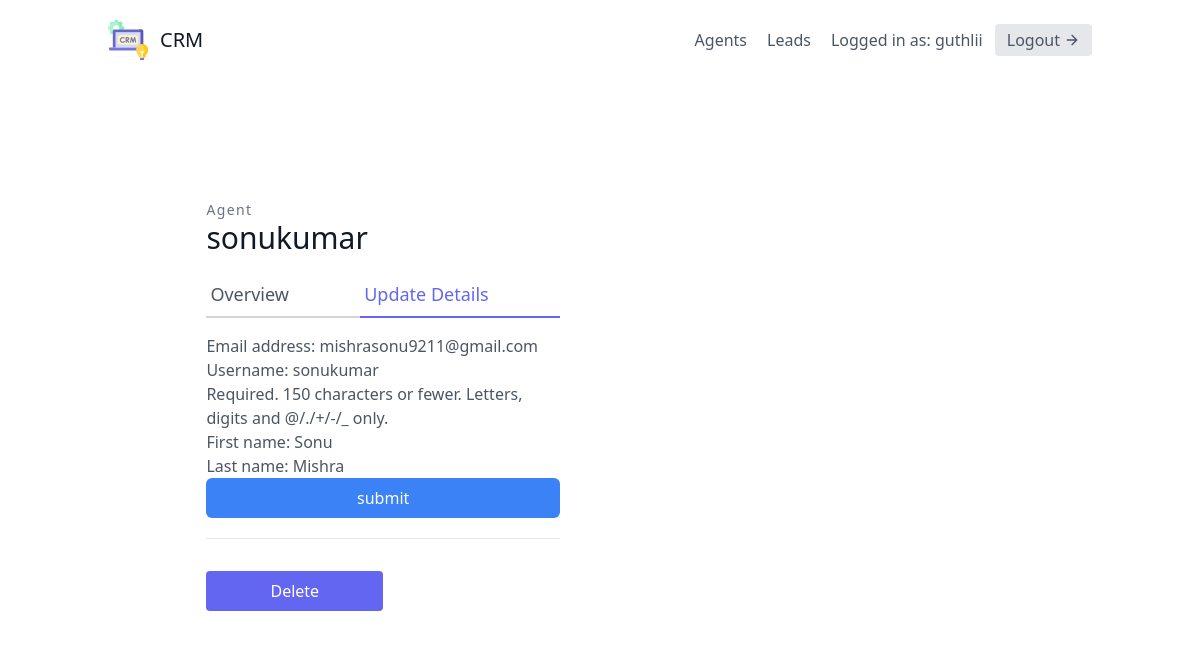
The page /agents/4/update/ (signed in) on the database its author committed.
### leads/models.py (models this page shows, shortened)
class User(AbstractUser):
    is_organisor = models.BooleanField(default=True)
    is_agent = models.BooleanField(default=False)

class Agent(models.Model):
    user = models.OneToOneField(User, on_delete=models.CASCADE)
    organisation = models.ForeignKey(UserProfile, on_delete=models.CASCADE)

### agents/views.py (the view, shortened to what this page needs)
# urls.py: path('<int:pk>/update/',AgentUpdateView.as_view(),name="agent-update"),
class AgentUpdateView(OrganisorAndLoginRequiredMixin, generic.UpdateView):
    template_name = "agents/agent_update.html"
    form_class = AgentModelForm
    def get_queryset(self):
        organisation = self.request.user.userprofile
        return Agent.objects.filter(organisation=organisation)
    def get_form_kwargs(self, **kwargs):
        kwargs = super().get_form_kwargs(**kwargs)
        kwargs['instance'] = kwargs['instance'].user
        return kwargs

### agents/forms.py
class AgentModelForm(forms.ModelForm):
    class Meta:
        model = User
        fields = (
            'email',
            'username',
            'first_name',
            'last_name',
        )

### agents/mixins.py (called while the page is built)
    def dispatch(self, request, *args, **kwargs):
        if not request.user.is_authenticated or not request.user.is_organisor:
            return redirect("leads:landing")
        return super().dispatch(request, *args, **kwargs)

### agents/templates/agents/agent_update.html (shortened to what this page needs)
{% extends "base.html" %}
{% load tailwind_filters %}
{% block content %}
<section class="text-gray-600 body-font overflow-hidden">
    <div class="container px-5 py-24 mx-auto">
        <div class="lg:w-4/5 mx-auto flex flex-wrap">
            <div class="lg:w-1/2 w-full lg:pr-10 lg:py-6 mb-6 lg:mb-0">
                <h2 class="text-sm title-font text-gray-500 tracking-widest">Agent</h2>
                <h1 class="text-gray-900 text-3xl title-font font-medium mb-4">{{agent.user.username}}
                </h1>
                <div class="flex mb-4">
                    <a href="{% url 'agents:agent-detail'  agent.pk %}"
                        class="flex-grow border-b-2 border-gray-300 py-2 text-lg px-1">
                        Overview
                    </a>
                    <a href="{% url 'agents:agent-update' agent.pk %}"
                        class="flex-grow text-indigo-500 border-b-2 border-indigo-500 py-2 text-lg px-1">
                        Update Details
                    </a>
                </div>
                <form action="" method="post">
                    {{ form|crispy }}
                    <button type="submit"
                        class="w-full text-white bg-blue-500 hover:bg-blue-600 px-3 py-2 rounded-md">submit</button>
                </form>
                <div class=" mt-5 py-5 border-t border-gray-200">
                    <button
                    class="w-1/2 mt-3  text-white bg-indigo-500 border-0 py-2 px-6 focus:outline-none hover:bg-indigo-600 rounded"><a
                            href="{% url 'agents:agent-delete' agent.pk %}">Delete</a>
                    </button>
                </div>
            </div>
        </div>
    </div>
</section>
{% endblock content %}

### templates/navbar.html (shortened to what this page needs)
<header class="text-gray-600 body-font">
  <div class="container mx-auto flex flex-wrap p-5 flex-col md:flex-row items-center">
    <a class="flex title-font font-medium items-center text-gray-900 mb-4 md:mb-0">
        <span class="ml-3 text-xl"> CRM</span>
    </a>
    <nav class="md:ml-auto flex flex-wrap items-center text-base justify-center">
      {% if not request.user.is_authenticated %}
      <a href="{% url 'signup' %}" class="mr-5 hover:text-gray-900">signup</a>
      {% else %}
      {% if request.user.is_organisor %}
      <a href="{% url 'agents:agent-list' %}" class="mr-5 hover:text-gray-900">Agents</a>
      {% endif %}
      <a href="{% url 'leads:landing' %}" class="mr-5 hover:text-gray-900">Leads</a>
      {% endif %}
    </nav>
    {% if request.user.is_authenticated %}
    Logged in as: {{request.user.username}}
    <a href="{% url 'logout' %}"
    class="ml-3 inline-flex items-center bg-gray-200 border-0 py-1 px-3 focus:outline-none hover:bg-gray-300 rounded text-base mt-4 md:mt-0">
      Logout
      <svg fill="none" stroke="currentColor" stroke-linecap="round" stroke-linejoin="round" stroke-width="2" class="w-4 h-4 ml-1" viewBox="0 0 24 24">
        <path d="M5 12h14M12 5l7 7-7 7"></path>
    </svg>
    </a>
    {% endif %}
  </div>
</header>

### rows shown on the page
User: user.username "guthlii"
Agent: user.username "sonukumar"
User: email "mishrasonu9211@gmail.com", username "sonukumar", first_name "Sonu", last_name "Mishra"
